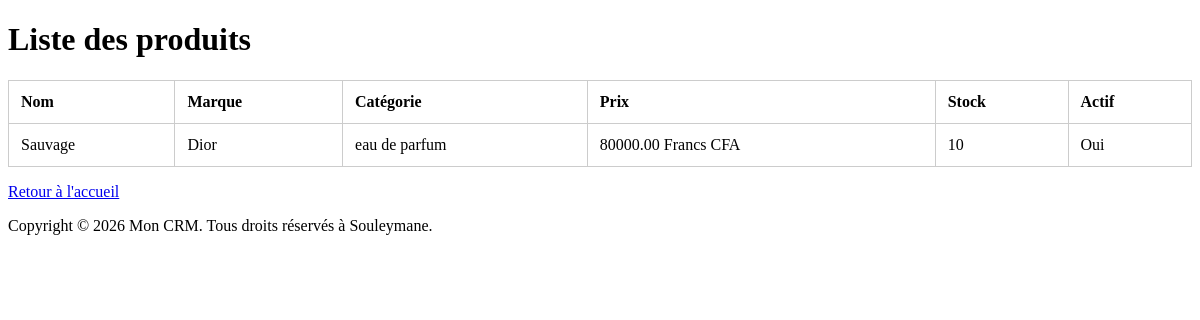
/list_produits/, run on the app's committed database.
### LE_CRM/models.py (models this page shows, shortened)
class Produit(models.Model):
    nom = models.CharField(max_length=100, verbose_name="Nom du produit")
    marque = models.CharField(max_length=100, verbose_name="Marque")
    catégorie = models.ForeignKey(Catégorie, on_delete=models.CASCADE)
    prix = models.DecimalField(max_digits=10, decimal_places=2, validators=[MinValueValidator(0)])
    description = models.TextField(blank=True, verbose_name="Description")
    date_ajout = models.DateTimeField(default=timezone.now, verbose_name="Date d'ajout")
    stock = models.PositiveIntegerField(default=0, verbose_name="Stock disponible")
    image = models.ImageField(upload_to='produits/', blank=True, null=True, verbose_name="Image du produit")
    actif = models.BooleanField(default=True, verbose_name="Actif")
    class Meta:
        verbose_name = "Produit"
        verbose_name_plural = "Produits"
        ordering = ['nom']

class Catégorie(models.Model):
    CATEGORIES_PARFUM = [
        'parfum',
        'elixir',
        'eau de cologne',
        'eau de toilette',
        'eau de parfum',
        'extrait',
        'absolu',
        'eau fraiche',
    ]
    nom = models.CharField(max_length=50, unique=True)
    description = models.TextField(blank=True, max_length=200)
    class Meta:
        verbose_name = "Catégorie"
        verbose_name_plural = "Catégories"
        ordering = ['nom']
    def __str__(self):
        return self.nom

### LE_CRM/views.py (the view)
# urls.py: path('list_produits/', liste_produits, name='liste_produits'),
def liste_produits(request):
    produits = Produit.objects.all()
    return render(request, 'list_produits.html', context={'produits': produits})

### CRM/templates/list_produits.html (shortened to what this page needs)
{% extends "base.html" %}
{% block content %}
    <h1>Liste des produits</h1>
    {% if produits %}
        <table>
            <thead>
                <tr>
                    <th>Nom</th>
                    <th>Marque</th>
                    <th>Catégorie</th>
                    <th>Prix</th>
                    <th>Stock</th>
                    <th>Actif</th>
                </tr>
            </thead>
            <tbody>
                {% for produit in produits %}
                    <tr>
                        <td>{{ produit.nom }}</td>
                        <td>{{ produit.marque }}</td>
                        <td>{{ produit.catégorie }}</td>
                        <td>{{ produit.prix }} Francs CFA</td>
                        <td>{{ produit.stock }}</td>
                        <td>{{ produit.actif|yesno:"Oui,Non" }}</td>
                    </tr>
                {% endfor %}
            </tbody>
        </table>
    {% else %}
        <p>Aucun produit enregistré.</p>
    {% endif %}
    <a href="/">Retour à l'accueil</a>
{% endblock %}

### CRM/templates/base.html (style rules this page uses)
table { width: 100%; border-collapse: collapse; margin-bottom: 1rem; }
th, td { padding: 0.75rem; border: 1px solid #ccc; text-align: left; }

### data on the page
Produit: nom "Sauvage", marque "Dior", catégorie "eau de parfum", prix "80000.00", stock "10", actif "Oui"
